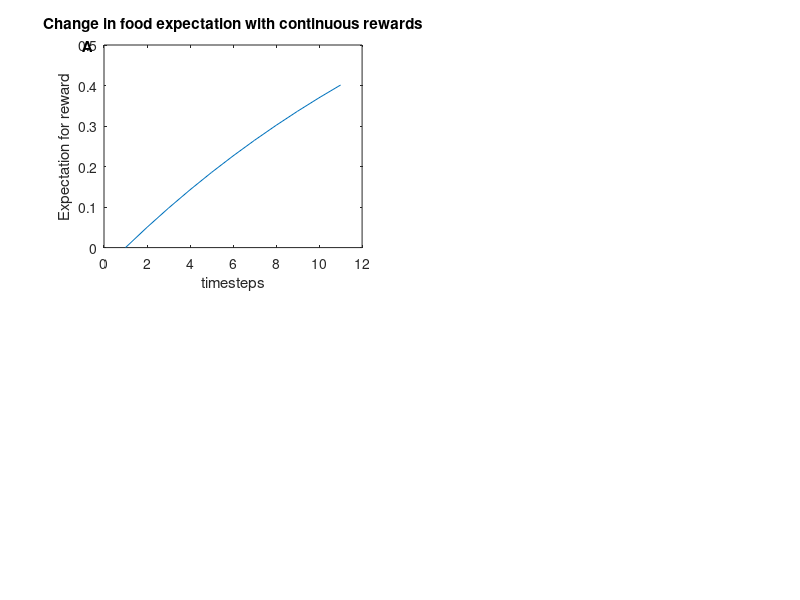

MATLAB code for this plot:
% This code is used to generate all the figures in Chapter 2.1
% In an attempt to explain our computational modelling rationale
% ~Koen Frolichs
%% 2.1.1.1 The Rescorla-Wagner learning rule
% Setting up the simple conditioning example
alpha       = .05; % Learning rate
% expec_t1    = 0;   % The dog expects no food at the beginning
timesteps   = 10;  % The number of trials in the experiment
reward      = 1;   % The dog will always be rewarded
expec_time  = zeros(1, timesteps+1); % To keep track of the dog's expectation over time
                                     % Starts with no expectation i.e., 0

% Create two anonymous functions to do the calculations
calcPE  = @(expectation, outcome) outcome - expectation; % To calculate the Prediction Error
RW_rule = @(expectation, PE, learning_rate) expectation + PE * learning_rate; % To calculate the RW updating

% Run the simulation
for iT = 1:timesteps
    % Retreive the expectation at this timepoint
    expectation = expec_time(iT);
    % Calculate the PE
    PE = calcPE(expectation, reward);
    % Calculate the new expectation at the next timepoint
    expec_time(iT+1) = RW_rule(expectation, PE, alpha);
end
% Plot the expectations over time
fh1 = figure; subplot(2,2,1);
plot(expec_time); xlabel('timesteps'); ylabel('Expectation for reward')
title('Change in food expectation with continuous rewards')

text(-1,.5,'\fontsize{15}\bfA')

%% 2.1.1.2 Increasing the complexity of the models

%% 2.1.1.3 Applying the model to real data

%% 2.1.1.4 Model Checks